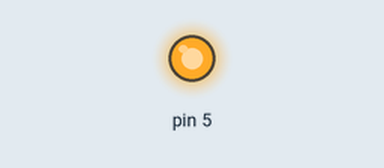
Simulated run of this sketch. Board: Arduino Uno, built with avr-gcc and run on an emulated ATmega328P. On the bench: output pins drawn as LEDs (lit = HIGH).

Above: at 0.5 s.
At 2.95 s:
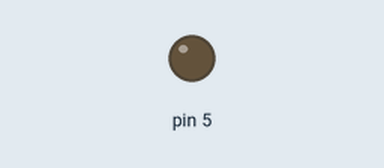
Timing chart, 0 to 3.5 s (numbered marks = the images above):
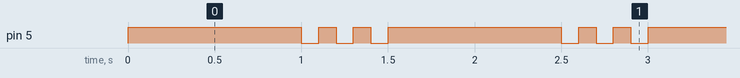

Measured:
- by itself, pin 5: repeats every 1.5 s: 2 × (LOW 0.10 s, HIGH 0.10 s), LOW 0.10 s, HIGH 1.0 s
- by itself, everything shown: repeats every 1.5 s, in 6 steps

The sketch:

meeting.ino
```cpp
void setup() {
  pinMode(5, OUTPUT);
}

void loop() {
  digitalWrite(5, HIGH);
  delay(1000);
  digitalWrite(5, LOW);
  delay(100);
  digitalWrite(5, HIGH);
  delay(100);
  digitalWrite(5, LOW);
  delay(100);
  digitalWrite(5, HIGH);
  delay(100);
  digitalWrite(5, LOW);
  delay(100);

}
```
